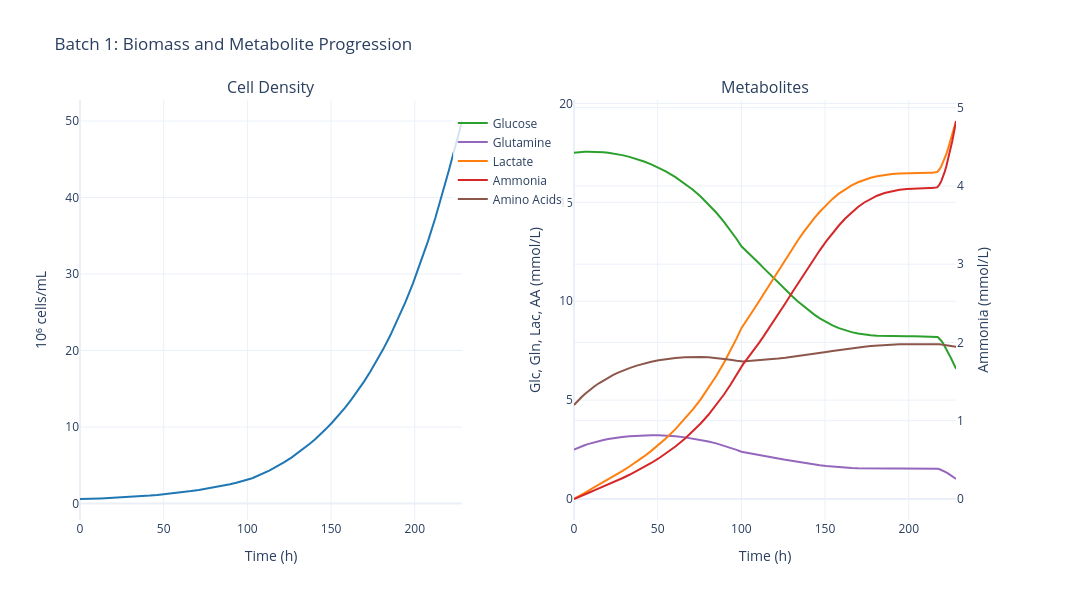
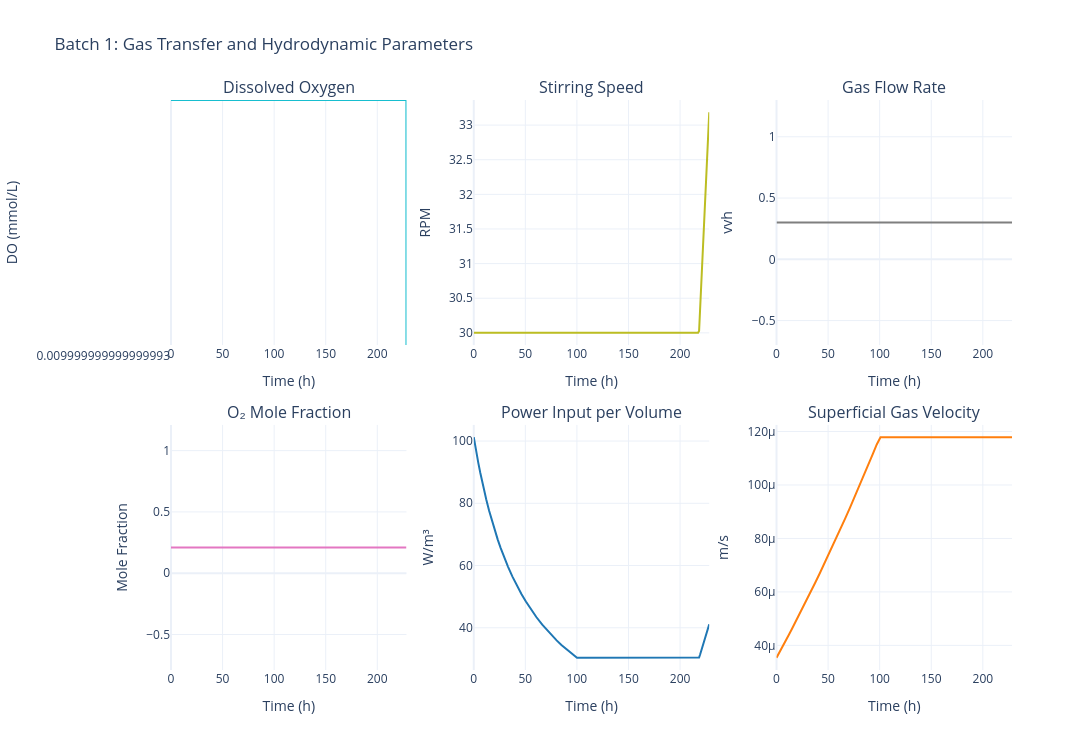

Notebook source saved alongside these figures, in order:
### Markdown cell above
### 6.2. Perfusion Mode

### Code cell
# Create perfusion mode simulation
params = SimulationParameters.load_parameters(["Cell_GFI", "anab_GFI", "cata_GFI", "excess_kinetics_batch","fed_batch", "perfusion"])

sim_perfusion = CellCultureSimulation(
    parameters=params,
    kinetics=Kinetics.EXCESS,
    feed_strategy=FeedStrategy.EXPONENTIAL,
    perfusion_strategy=PerfusionStrategy.CSPR,
    operating_mode=OperatingMode.CONCENTRATED_FEDBATCH
)

results_perfusion = sim_perfusion.run_simulation(number_of_batches=1)
batch_data = sim_perfusion.data.batches[0]
print(f"Perfusion mode completed in {batch_data.t_end:.1f} hours")

fig_biomass_metabolites = batch_data.plot_biomass_metabolites()
fig_biomass_metabolites.show()
# Plot
fig_gas_perfusion = plot_batch_gas_transfer(sim_perfusion, batch_number=1)
fig_gas_perfusion.show()
